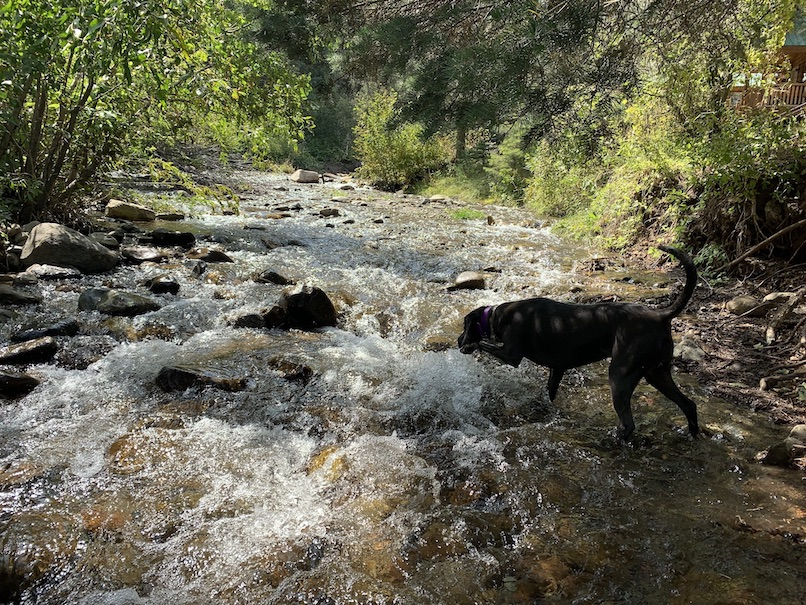
#> input picture avery.jpg, 806 x 605 px
$ python adaptive-equal.py --image avery.jpg
#> lines starting #> are read from the running program, lines starting #| are printed output that depends on the picture
# USAGE
# python adaptive-equal.py

# import packages
import argparse
import cv2

# construct the argument parser
ap = argparse.ArgumentParser()
ap.add_argument("-i","--image", type=str, required=True,
                help="path to input image")
ap.add_argument("-c","--clip", type=float, default=2.0,
                help="threshold for contrast limiting")
ap.add_argument("-t", "--tile", type=int, default=8,
                help="tile grid size; divides image into tile x tile cells")
args = vars(ap.parse_args())

# load the input image from disk
print("[INFO] loading input image")
image = cv2.imread(args["image"])
#> image is the input picture: shape (605, 806, 3); mean B, G, R 80.2, 98.9, 100.3
# convert to grayscale
gray = cv2.cvtColor(image, cv2.COLOR_BGR2GRAY)
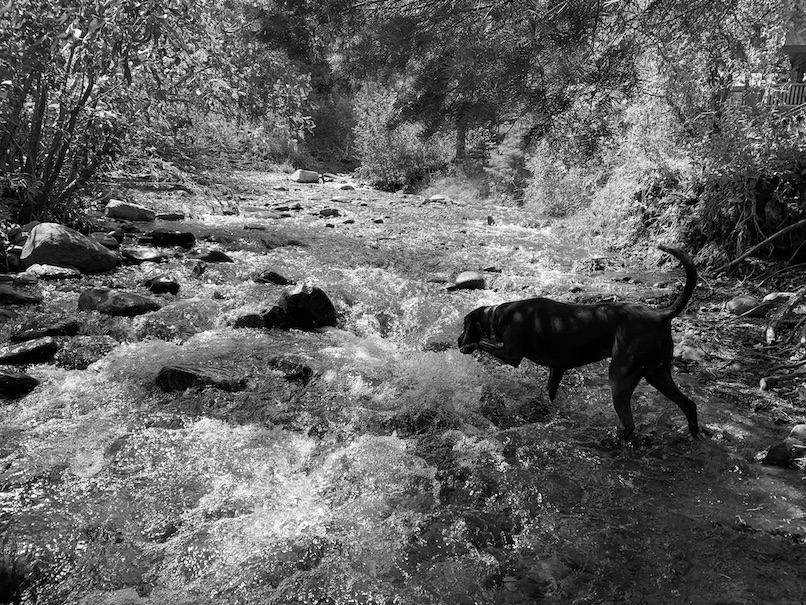
#> gray: shape (605, 806); min 0, max 255, mean 97.2

# apply CLAHE (contrast limited adaptive histogram equalization)
print("[INFO] applying CLAHE")
clahe = cv2.createCLAHE(clipLimit=args["clip"],
                        tileGridSize=(args["tile"], args["tile"]))
equalized = clahe.apply(gray)
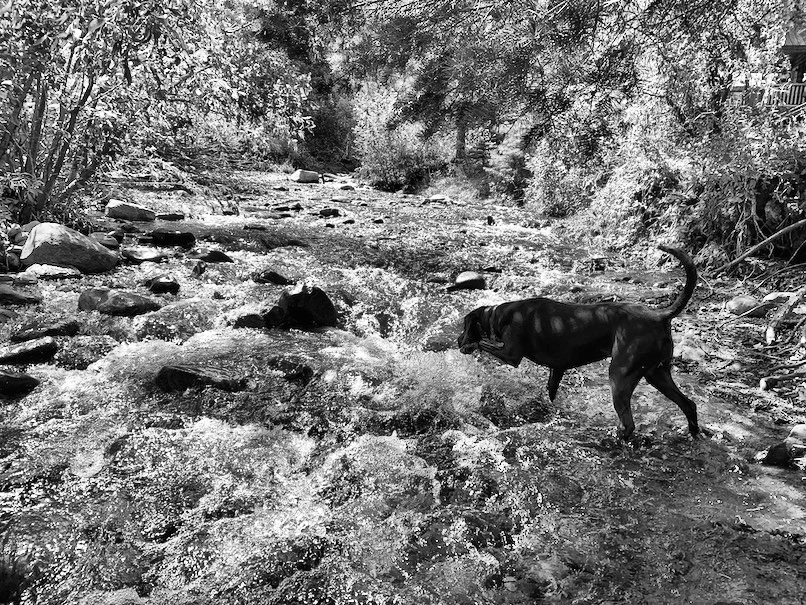
#> equalized: shape (605, 806); min 0, max 255, mean 117.2

# show original image
cv2.imshow("Input", gray)
# show CLAHE image
cv2.imshow("CLAHE", equalized)
# wait to close
cv2.waitKey(0)

$ run again, on moon.jpg
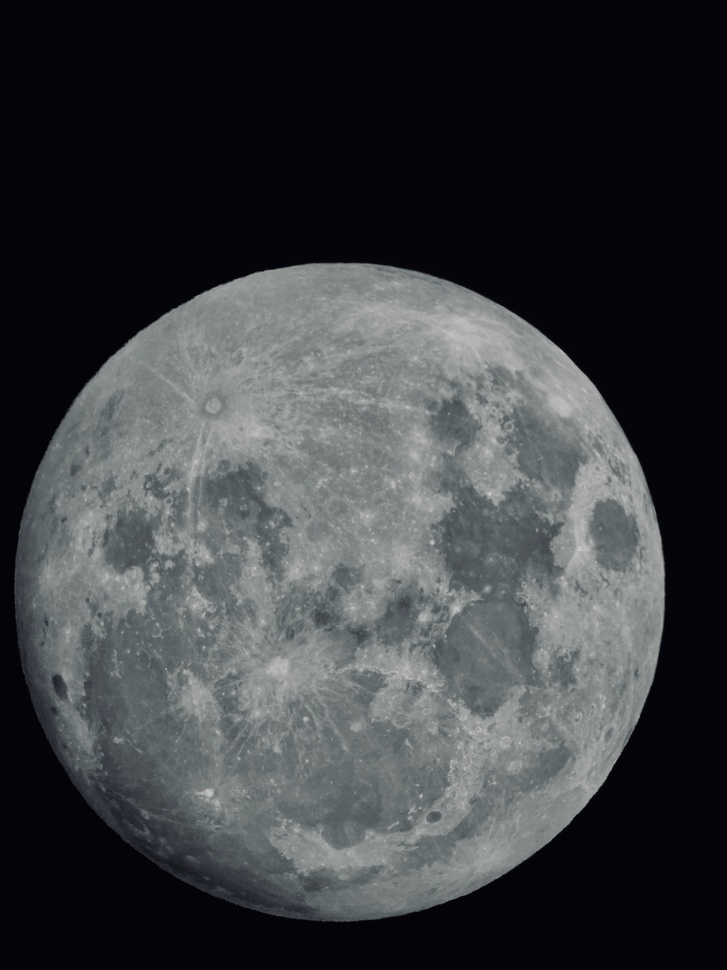
#> input picture moon.jpg, 727 x 970 px, shrunk from 3024 x 4032 before the run
#> image is the input picture: shape (970, 727, 3); mean B, G, R 64.2, 61.3, 59.2
#> `equalized = clahe.apply(gray)`:
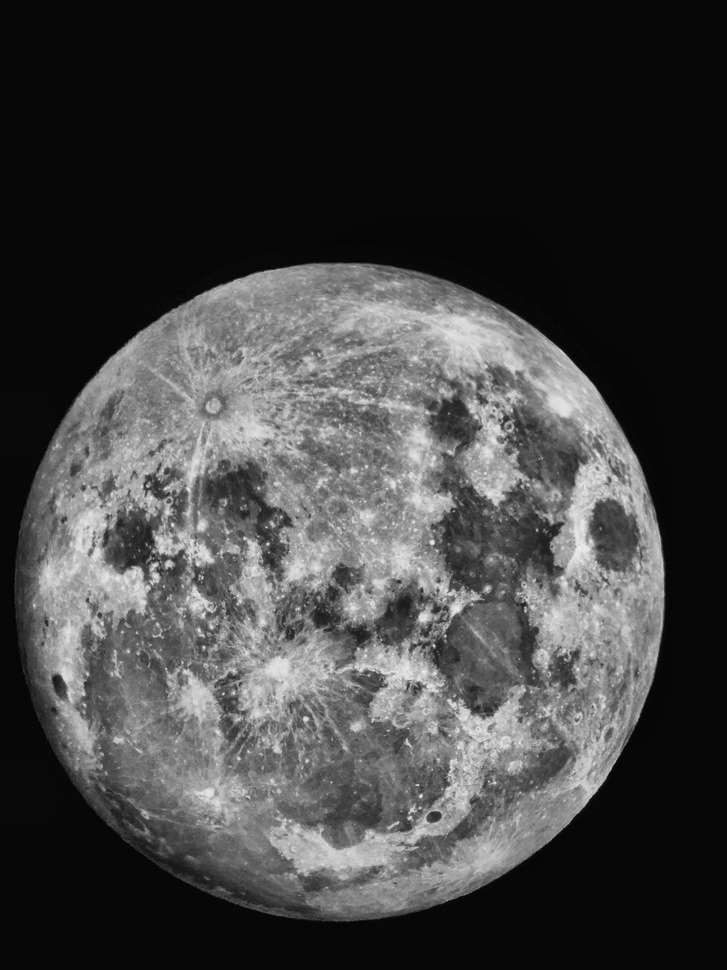
#> equalized: shape (970, 727); min 0, max 238, mean 65.3

$ run again, on yellowstone-grand-can.jpg
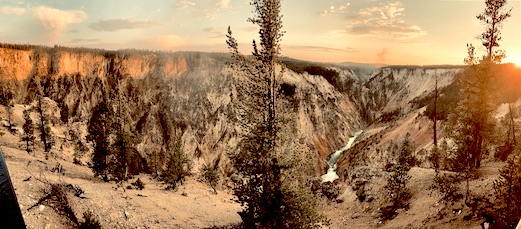
#> input picture yellowstone-grand-can.jpg, 521 x 229 px
#> image is the input picture: shape (229, 521, 3); mean B, G, R 87.7, 121.6, 157.5
#> `gray = cv2.cvtColor(image, cv2.COLOR_BGR2GRAY)`:
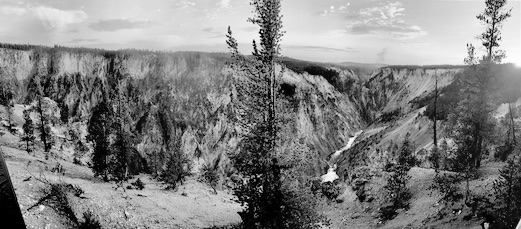
#> gray: shape (229, 521); min 0, max 253, mean 128.5
#> `equalized = clahe.apply(gray)`:
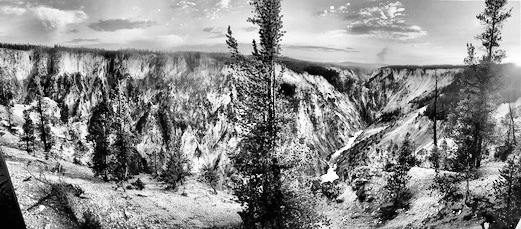
#> equalized: shape (229, 521); min 0, max 255, mean 139.7

$ run again, on yellowstone.jpg
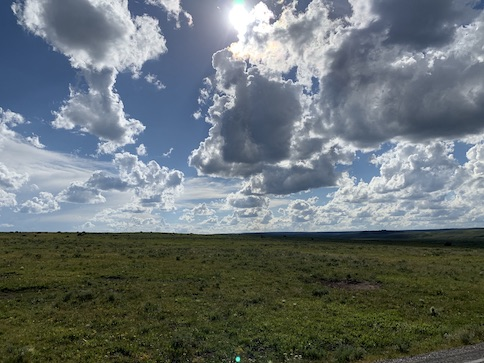
#> input picture yellowstone.jpg, 484 x 363 px
#> image is the input picture: shape (363, 484, 3); mean B, G, R 114.6, 113.3, 104.4
#> `gray = cv2.cvtColor(image, cv2.COLOR_BGR2GRAY)`:
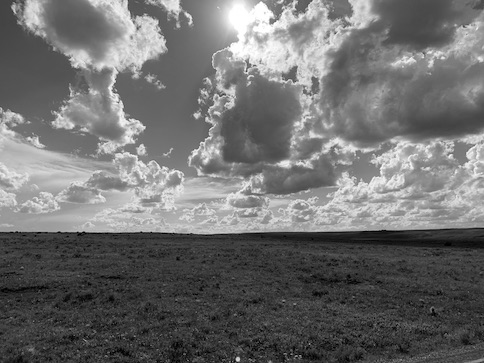
#> gray: shape (363, 484); min 0, max 255, mean 110.8
#> `equalized = clahe.apply(gray)`:
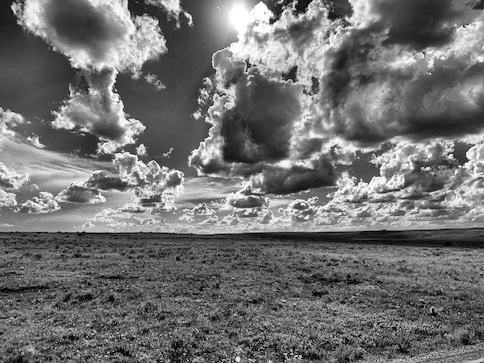
#> equalized: shape (363, 484); min 1, max 255, mean 112.6
